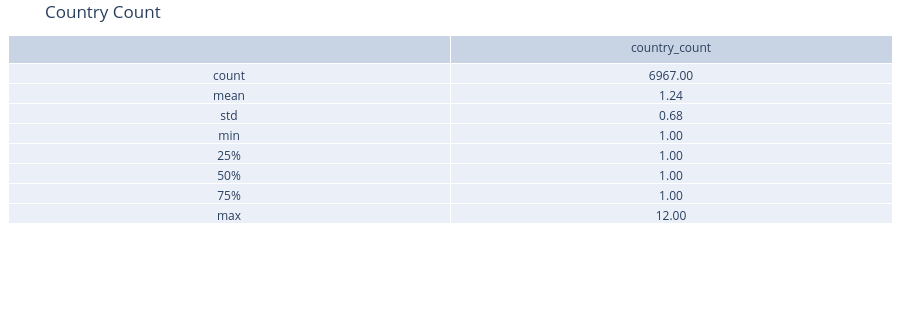
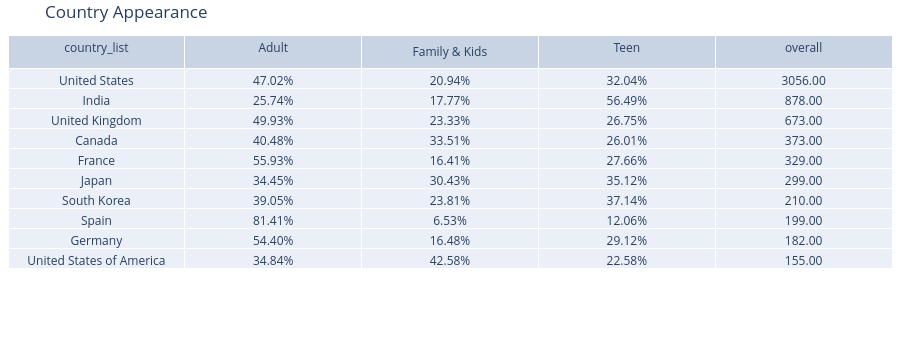

These figures' notebook cell, in order:
### Markdown cell above
## Country Column

### Code cell
X_train["country_list"] = (
    X_train["country"]
    .astype(str)
    .str.split(",")
    .apply(lambda xs: [x.strip() for x in xs if x.strip()])
)

# 2) How many names per item
X_train["country_count"] = X_train["country_list"].apply(len)
fig1 = df_to_plotly_table(X_train["country_count"].describe(), "Country Count")
fig1.show()


# 2) Overall frequency
country_freq = X_train.explode("country_list")["country_list"].value_counts()

# 3) Count per label for each country
country_by_label = (
    X_train.explode("country_list")
      .groupby(["country_list", "rating_grouped"])
      .size()
      .unstack(fill_value=0)   # columns = labels
)

country_by_label = country_by_label.div(country_freq, axis=0) * 100

# 4) Limit to top N overall and keep the label columns
top_n = 50
country_by_label_top = country_by_label.loc[country_freq.head(top_n).index]
country_by_label_pct_top_fmt = country_by_label_top.map(lambda x: f"{x:.2f}%")
country_by_label_pct_top_fmt['overall'] = country_freq 
fig2 = df_to_plotly_table(country_by_label_pct_top_fmt[:10], 'Country Appearance')
fig2.show()

all_country = set()
X_train["country_list"].apply(lambda x: all_country.update(x))
print(f"The number of unique country categories is: {len(all_country)}")

country_counts = X_train["country"].value_counts().head(20).sort_values()

plt.figure(figsize=(8, 5))
plt.barh(country_counts.index, country_counts.values)
plt.title("Top 20 countries")
plt.xlabel("Count")
plt.ylabel("Country")
plt.tight_layout()
plt.show()

print(all_country)

### Figure 1 — Plotly figure (JSON) as saved in the notebook; plotly's stock layout.template omitted (floating-point values rounded to 4 significant figures)
{"data": [{"cells": {"values": [["count", "mean", "std", "min", "25%", "50%", "75%", "max"], ["6967.00", "1.24", "0.68", "1.00", "1.00", "1.00", "1.00", "12.00"]]}, "header": {"values": ["", "country_count"]}, "type": "table"}], "layout": {"height": 312, "margin": {"b": 8, "l": 8, "r": 8, "t": 35}, "title": {"text": "Country Count"}}}

### Figure 2 — Plotly figure (JSON) as saved in the notebook; plotly's stock layout.template omitted (floating-point values rounded to 4 significant figures)
{"data": [{"cells": {"values": [["United States", "India", "United Kingdom", "Canada", "France", "Japan", "South Korea", "Spain", "Germany", "United States of America"], ["47.02%", "25.74%", "49.93%", "40.48%", "55.93%", "34.45%", "39.05%", "81.41%", "54.40%", "34.84%"], ["20.94%", "17.77%", "23.33%", "33.51%", "16.41%", "30.43%", "23.81%", "6.53%", "16.48%", "42.58%"], ["32.04%", "56.49%", "26.75%", "26.01%", "27.66%", "35.12%", "37.14%", "12.06%", "29.12%", "22.58%"], ["3056.00", "878.00", "673.00", "373.00", "329.00", "299.00", "210.00", "199.00", "182.00", "155.00"]]}, "header": {"values": ["country_list", "Adult", "Family & Kids", "Teen", "overall"]}, "type": "table"}], "layout": {"height": 360, "margin": {"b": 8, "l": 8, "r": 8, "t": 35}, "title": {"text": "Country Appearance"}}}
